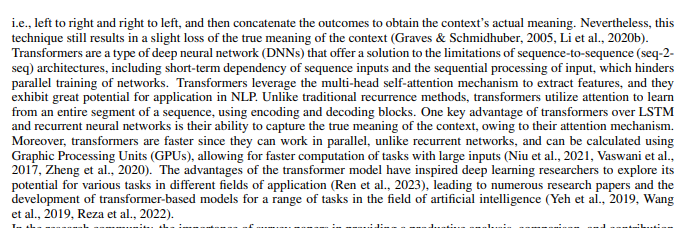
#> input picture 01tut/index.PNG, 682 x 228 px, found by its file name
$ python index.py
#> lines starting #> are read from the running program, lines starting #| are printed output that depends on the picture; after the words box and inside, x2 and y2 are one past the last pixel; in counts of white or black regions, pixels touching at a corner belong together
import pytesseract
import cv2
import numpy as np
import os


image = cv2.imread(r"C:\Users\abrar\Desktop\new\Abrar_OCR\01tut\index.PNG")
#> image is the input picture: shape (228, 682, 3); mean B, G, R 222.7, 222.7, 222.8
base_image = image.copy()

# Convertint  to grayscale
gray = cv2.cvtColor(image, cv2.COLOR_BGR2GRAY)
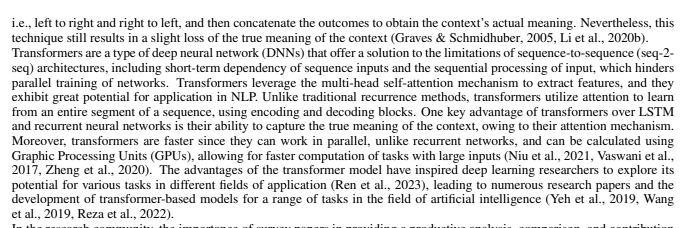
#> gray: shape (228, 682); min 0, max 255, mean 222.8
cv2.imwrite(r"C:\Users\abrar\Desktop\new\Abrar_OCR\01tut\gray_image.jpg",gray)

# Applying  threshold
thresh = cv2.threshold(gray, 0, 255, cv2.THRESH_BINARY_INV + cv2.THRESH_OTSU)[1]
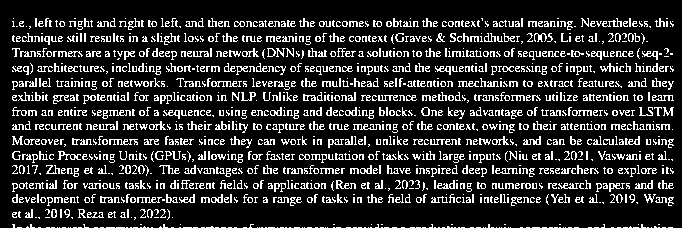
#> thresh: shape (228, 682); 17.1% white in thin lines or dots, all inside (x1, y1, x2, y2) = (12, 18, 674, 228)
cv2.imwrite(r"C:\Users\abrar\Desktop\new\Abrar_OCR\01tut\thresh_image.jpg",thresh)

# Create a kernel for dilation
kernel = cv2.getStructuringElement(cv2.MORPH_RECT, (30, 2))

# Dilate to connect text components
dilate = cv2.dilate(thresh, kernel, iterations=1)
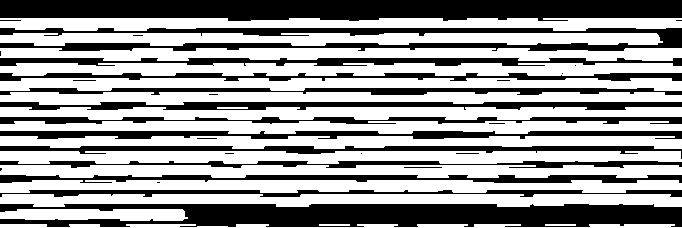
#> dilate: shape (228, 682); 60.4% white; 30 black regions (12 under 20 px)
cv2.imwrite(r"C:\Users\abrar\Desktop\new\Abrar_OCR\01tut\dilate_image.jpg",dilate)

# Finding contours and sort them from top to bottom
cnts = cv2.findContours(dilate, cv2.RETR_EXTERNAL, cv2.CHAIN_APPROX_SIMPLE)
#> cnts = 18 contours; largest, box (x1, y1, x2, y2) and area: (0, 151, 682, 164) 6706, (0, 63, 682, 76) 6536, (0, 165, 682, 178) 6382, (0, 194, 682, 207) 6336, (0, 33, 663, 46) 6182
cnts = cnts[0] if len(cnts) == 2 else cnts[1]

# Sorting  contours by y-coordinates
def get_y_coord(contour):
    x, y, w, h = cv2.boundingRect(contour)
#> x = 545; y = 224; w = 31; h = 2
    return y

cnts = sorted(cnts, key=get_y_coord)

# Calculating average line height

heights = [cv2.boundingRect(cnt)[3] for cnt in cnts if cv2.boundingRect(cnt)[3] > 5]
#> heights = [13, 13, 13, 13, 13, 13, 13, 13, 13, 13, 13, 13, 13, 12]
avg_height = np.mean(heights) if heights else 0
#> avg_height = 12.93

results = []
prev_y = 0
min_line_gap = avg_height * 0.5
#> min_line_gap = 6.46
line_count = 1  # Counter for naming the images

# Get the directory path
output_dir = r"C:\Users\abrar\Desktop\new\Abrar_OCR\01tut\lines"

for c in cnts:
    x, y, w, h = cv2.boundingRect(c)

    # Filtering based on size and distance from previous line
    if h > 5 and w > 40 and (y - prev_y > min_line_gap or prev_y == 0):
        # Add small padding
        padding = 2
        x = max(0, x - padding)
        y = max(0, y - padding)
        w = min(w + 2*padding, image.shape[1] - x)
        h = min(h + 2*padding, image.shape[0] - y)

        # Main page rectangle
        cv2.rectangle(image, (x, y), (x + w, y + h), (36, 255, 12), 2)

        # Extract line image from base image
        line_image = base_image[y:y + h, x:x + w]

        # Save individual line image
        line_filename = os.path.join(output_dir, f'line{line_count}.png')
        cv2.imwrite(line_filename, line_image)

        # OCR
#> (the run stopped early here; a loop or call above may not have finished)
